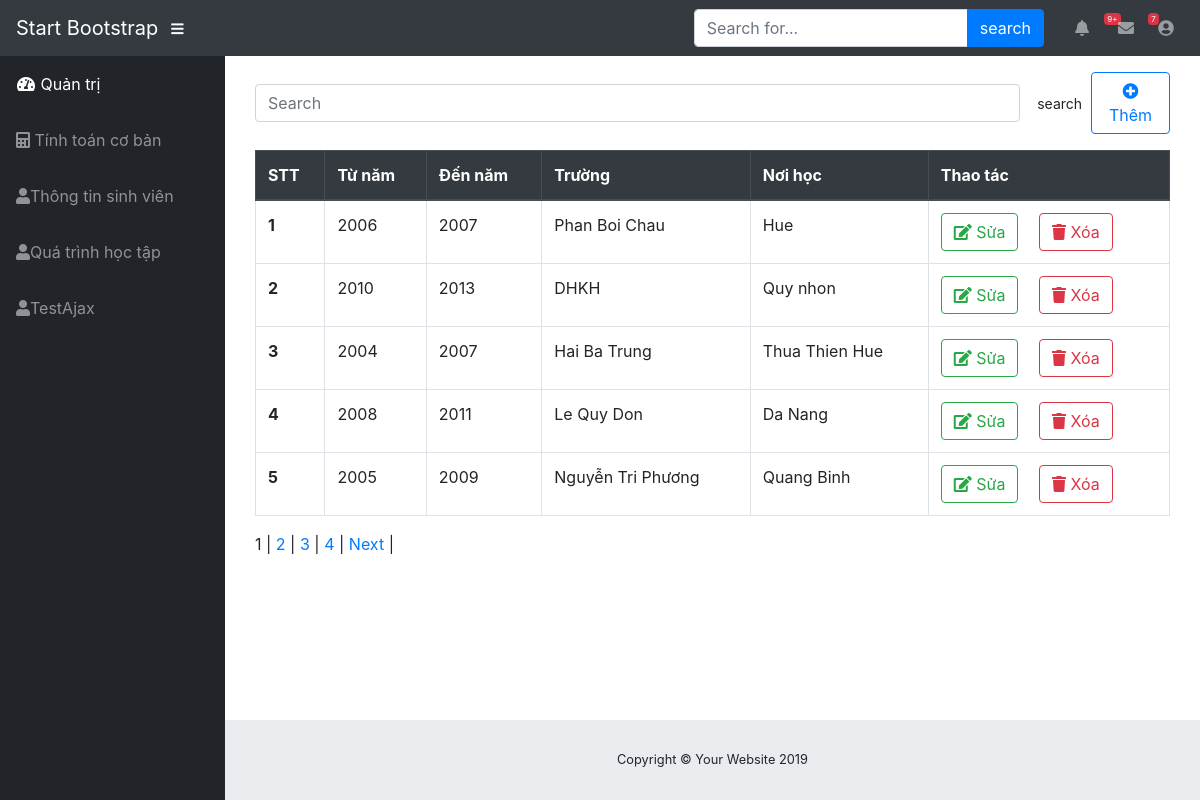
The app's page /view/Quatrinhhoctap.php (signed in) with its own data.
### tables this page shows
CREATE TABLE IF NOT EXISTS `quatrinhhoctap` (
  `ma` int(11) NOT NULL,
  `tunam` int(11) NOT NULL,
  `dennam` int(11) NOT NULL,
  `tentruong` varchar(50) NOT NULL,
  `diachitruong` varchar(50) NOT NULL,
  `masinhvien` varchar(20) NOT NULL
);

### view/QuaTrinhHocTap.php (the view, shortened to what this page needs)
<?php
include_once("header.php");
include_once("nav.php");
?>
<div class="container-fluid">
	<div class="table-responsive">
		<table class="table table-hover table-bordered">
			<div class="btn-add d-flex justify-content-end align-items-center pb-3">
                <form class="form-inline md-form mr-auto mb-4" action="QuaTrinhHocTap.php" method="GET">
                    <input class="form-control mr-sm-2" type="text" name="search" placeholder="Search" aria-label="Search">
                    <input class="btn aqua-gradient btn-rounded btn-sm my-0" name="ok" type="submit" value="search">
                </form>
				<button type="button" class="btn btn-outline-primary" data-toggle="modal" data-target="#modalAdd"><i class="fas fa-plus-circle"></i> Thêm</button>
			</div>
			<thead class="thead-dark">
				<tr>
					<th scope="col">STT</th>
					<th scope="col">Từ năm</th>
					<th scope="col">Đến năm</th>
					<th scope="col">Trường</th>
					<th scope="col">Nơi học</th>
					<th scope="col">Thao tác</th>
				</tr>
			</thead>
			<tbody>
                        <?php
                            $conn = new mysqli('localhost', 'user_hoang', '12345', 'quanlysinhvien');
                            $conn->set_charset("utf8");
                            $sql1 = "SELECT COUNT(ma) AS total FROM quatrinhhoctap ";
                            $results = $conn->query($sql1);
                            $row = mysqli_fetch_assoc($results);
                            $total_records = $row['total'];
                            $current_page = isset($_GET['page']) ? $_GET['page'] : 1;
                            $limit = 5;
                            $total_page = ceil($total_records / $limit);
                            $start = ($current_page - 1) * $limit;
                            $sql2 = "SELECT * FROM quatrinhhoctap LIMIT $start,$limit ";
                            $result = $conn->query($sql2);
                            if($result->num_rows>0){
                                while($row = $result->fetch_assoc()){
                            ?>
                            <tr>
                                <th scope="row"><?php echo  $row["ma"]; ?></th>
                                <td><?php echo $row["tunam"]; ?></td>
                                <td><?php echo $row["dennam"]; ?></td>
                                <td><?php echo $row["tentruong"]; ?></td>
                                <td><?php echo $row["diachitruong"]; ?></td>
                                <td>
                                    <a href="QuaTrinhHocTap.php?id=<?php echo $row["ma"]; ?>" class="btn btn-outline-success mr-3">
                                        <i class="fas fa-edit"></i> Sửa
                                    </a>
                                    <button onclick='remove(<?php echo $row["ma"]; ?>)' class='btn btn-outline-danger'><i class="fas fa-trash"></i> Xóa</button>
                                </td>
                        </tr>
                         <?php
                        }
                    }
                        ?>
                    </tbody>
        </table>
        <?php
                    for ($i = 1; $i <= $total_page; $i++){
                    if ($i == $current_page){
                        echo '<span>'.$i.'</span> | ';
                    }
                    else{
                        echo '<a href="QuaTrinhHocTap.php?page='.$i.'">'.$i.'</a> | ';
                    }
                }
                if ($current_page < $total_page && $total_page > 1){
                    echo '<a href="QuaTrinhHocTap.php?page='.($current_page+1).'">Next</a> | ';
                }
        ?>
	</div>
<?php
include_once("footer.php"); ?>

### view/header.php (shortened to what this page needs)
<!DOCTYPE html>
<html lang="en">
<head>
    <link href="../vendor/fontawesome-free/css/all.min.css" rel="stylesheet" type="text/css">
    <link href="../vendor/datatables/dataTables.bootstrap4.css" rel="stylesheet">
    <link href="../css/sb-admin.css" rel="stylesheet">
</head>
<body id="page-top">

### view/nav.php (shortened to what this page needs)
<nav class="navbar navbar-expand navbar-dark bg-dark static-top">
    <a class="navbar-brand mr-1" href="index.html">Start Bootstrap</a>
    <button class="btn btn-link btn-sm text-white order-1 order-sm-0" id="sidebarToggle" href="#">
        <i class="fas fa-bars"></i>
    </button>
    <form class="d-none d-md-inline-block form-inline ml-auto mr-0 mr-md-3 my-2 my-md-0">
        <div class="input-group">
            <form action="" method="get">
                <input type="text" name="search" class="form-control" placeholder="Search for..." aria-label="Search" aria-describedby="basic-addon2">
                <div class="input-group-append">
                    <input class="btn btn-primary" type="submit" name="ok" value="search">
                 </div>
            </form>
        </div>
    </form>
    <ul class="navbar-nav ml-auto ml-md-0">
        <li class="nav-item dropdown no-arrow mx-1">
            <a class="nav-link dropdown-toggle" href="#" id="alertsDropdown" role="button" data-toggle="dropdown" aria-haspopup="true" aria-expanded="false">
                <i class="fas fa-bell fa-fw"></i>
                <span class="badge badge-danger">9+</span>
            </a>
        </li>
        <li class="nav-item dropdown no-arrow mx-1">
            <a class="nav-link dropdown-toggle" href="#" id="messagesDropdown" role="button" data-toggle="dropdown" aria-haspopup="true" aria-expanded="false">
                <i class="fas fa-envelope fa-fw"></i>
                <span class="badge badge-danger">7</span>
            </a>
        </li>
        <li class="nav-item dropdown no-arrow">
            <a class="nav-link dropdown-toggle" href="#" id="userDropdown" role="button" data-toggle="dropdown" aria-haspopup="true" aria-expanded="false">
                <i class="fas fa-user-circle fa-fw"></i>
            </a>
        </li>
    </ul>
</nav>
<div id="wrapper">
    <ul class="sidebar navbar-nav">
        <li class="nav-item active">
            <a class="nav-link" href="index.php">
                <i class="fas fa-fw fa-tachometer-alt"></i>
                <span>Quản trị</span>
            </a>
        </li>
        <li class="nav-item">
            <a class="nav-link" href="tinhtoancoban.php">
                <i class="fa fa-calculator"></i>
                Tính toán cơ bản</a>
        </li>
        <li class="nav-item">
            <a class="nav-link" href="studentinformation.php">
                <i class="fa fa-user"></i>Thông tin sinh viên</a>
        </li>
        <li class="nav-item ">
            <a class="nav-link" href="QuaTrinhHocTap.php">
                <i class="fa fa-user"></i>Quá trình học tập</a>
        </li>
        <li class="nav-item ">
            <a class="nav-link" href="testajax.php">
                <i class="fa fa-user"></i>TestAjax</a>
        </li>
    </ul>
    <div id="content-wrapper">
        <div class="container-fluid">

### view/footer.php (shortened to what this page needs)
</div>
<footer class="sticky-footer">
    <div class="container my-auto">
        <div class="copyright text-center my-auto">
            <span>Copyright © Your Website 2019</span>
        </div>
    </div>
</footer>
</div>
</div>
</body>
</html>

### records on screen
quatrinhhoctap: ma "1", tunam "2006", dennam "2007", tentruong "Phan Boi Chau", diachitruong "Hue"
quatrinhhoctap: ma "2", tunam "2010", dennam "2013", tentruong "DHKH", diachitruong "Quy nhon"
quatrinhhoctap: ma "3", tunam "2004", dennam "2007", tentruong "Hai Ba Trung", diachitruong "Thua Thien Hue"
quatrinhhoctap: ma "4", tunam "2008", dennam "2011", tentruong "Le Quy Don", diachitruong "Da Nang"
quatrinhhoctap: ma "5", tunam "2005", dennam "2009", tentruong "Nguyễn Tri Phương", diachitruong "Quang Binh"
